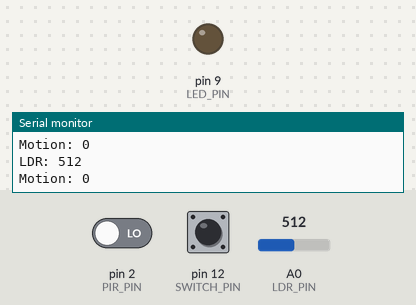
This sketch was run on a simulated Arduino Uno, built with avr-gcc and run on an emulated ATmega328P. On the bench: output pins drawn as LEDs (lit = HIGH), the last lines printed to the serial monitor. Inputs (shaded band) come from the test bench; at power-on: pin 2 (PIR_PIN) LOW, A0 (LDR_PIN) = 512, pin 12 (SWITCH_PIN) HIGH.

Above: at 1.2 s.
1.3 s: pin 2 (PIR_PIN) driven HIGH
At 2.5 s:
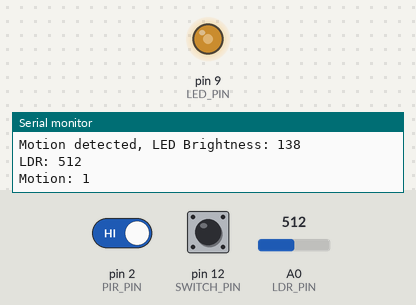
2.8 s: A0 (LDR_PIN) set to 0
At 3.8 s:
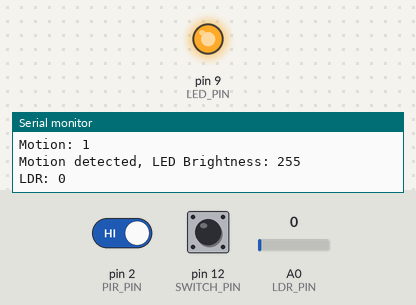
4.4 s: pin 12 (SWITCH_PIN) pulled LOW for 0.15 s
At 5.3 s:
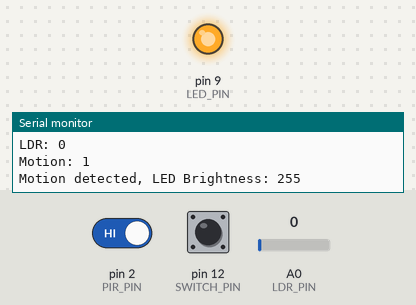
7.5 s: pin 12 (SWITCH_PIN) pulled LOW for 1 s
At 8.3 s:
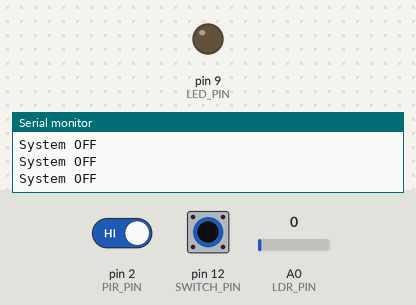
11.5 s: A0 (LDR_PIN) set to 122
At 12.3 s:
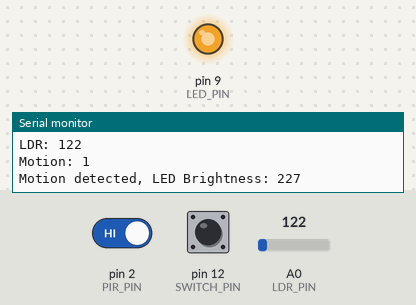
14.5 s: A0 (LDR_PIN) set to 511
At 16.0 s:
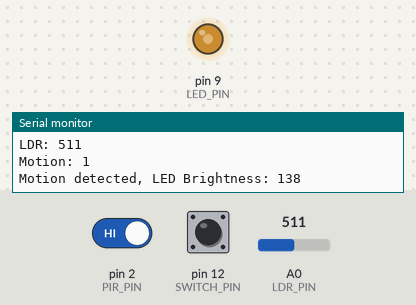
Timing chart, 0 to 17.5 s (numbered marks = the images above; inputs shaded):
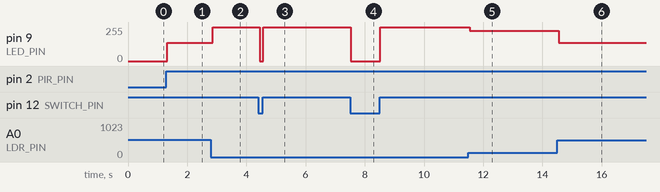

Measured:
- after the input at 1.3 s, pin 9 (LED_PIN): 0/255 → 138/255 at once
- after the input at 2.8 s, pin 9 (LED_PIN): 138/255 → 255/255 after 0.06 s
- after the input at 4.4 s, pin 9 (LED_PIN): 255/255 → 0/255 at once, → 255/255 0.13 s later
- after the input at 7.5 s, pin 9 (LED_PIN): 255/255 → 0/255 at once, → 255/255 1.0 s later
- after the input at 11.5 s, pin 9 (LED_PIN): 255/255 → 227/255 after 0.05 s
- after the input at 14.5 s, pin 9 (LED_PIN): 227/255 → 138/255 after 0.06 s

The sketch:

automated_lighting_system.ino
```cpp
#define PIR_PIN 2
#define LDR_PIN A0
#define LED_PIN 9
#define SWITCH_PIN 12

unsigned long lastMotionTime = 0;
const unsigned long timeout = 5 * 60 * 1000;
int isLightOn = 0;
const int LIGHT_THRESHOLD = 567;

void setup() {
    pinMode(PIR_PIN, INPUT);
    pinMode(LED_PIN, OUTPUT);
    pinMode(LDR_PIN, INPUT);
    pinMode(SWITCH_PIN, INPUT_PULLUP);
    Serial.begin(9600);
}

void loop() {
    int switchState = digitalRead(SWITCH_PIN);

    if (switchState == LOW) {
        analogWrite(LED_PIN, 0);
        Serial.println("System OFF");
        isLightOn = 0;
        return;
    }

    int lightLevel = analogRead(LDR_PIN);
    Serial.print("LDR: "); Serial.println(lightLevel);

    if (lightLevel >= LIGHT_THRESHOLD) {
        analogWrite(LED_PIN, 0);
        Serial.println("Sufficient light, LED OFF.");
        isLightOn = 0;
        return;
    }

    int motion = digitalRead(PIR_PIN);
    Serial.print("Motion: "); Serial.println(motion);

    if (motion == HIGH) {
        lastMotionTime = millis();
        int brightness = map(lightLevel, 680, 0, 100, 255);
        brightness = constrain(brightness, 100, 255);
        analogWrite(LED_PIN, brightness);
        Serial.print("Motion detected, LED Brightness: ");
        Serial.println(brightness);
        isLightOn = 1;
    } else {
        if (isLightOn) {
            if (millis() - lastMotionTime > timeout) {
                analogWrite(LED_PIN, 0);
                Serial.println("No motion, LED turned off.");
                isLightOn = 0;
            } else {
                int brightness = map(lightLevel, 680, 0, 100, 255);
                brightness = constrain(brightness, 100, 255);
                analogWrite(LED_PIN, brightness);
                Serial.print("No motion, but within timeout. LED Brightness: ");
                Serial.println(brightness);
            }
        }
    }
}
```
